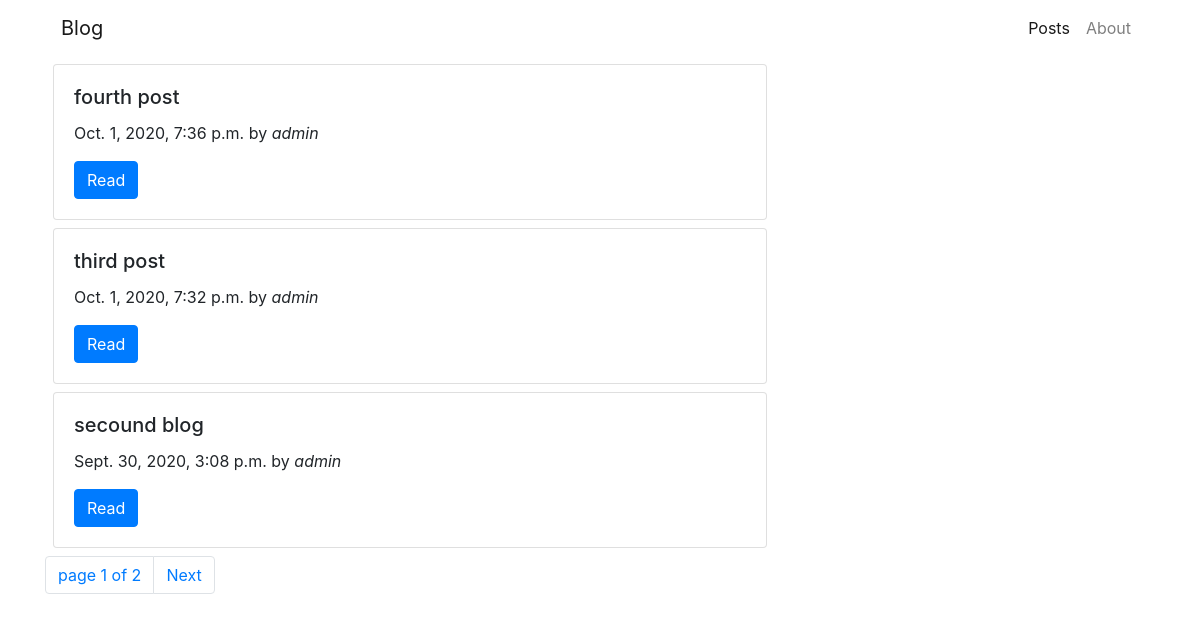
/posts/, run on the app's committed database.
### Blog/models.py (models this page shows, shortened)
class Post(models.Model):
    STATUS_CHOICE = (('draft','Draft'),('published','Published'))
    title   = models.CharField(max_length=250)
    slug    = models.SlugField(max_length=250,unique_for_date='publish')
    author  = models.ForeignKey(User,on_delete=models.CASCADE)
    body    = models.TextField()
    publish = models.DateTimeField(default=timezone.now)
    created = models.DateTimeField(auto_now_add=True)
    updated = models.DateTimeField(auto_now=True)
    status  = models.CharField(max_length=10,
    choices=STATUS_CHOICE, default='draft')
    class Meta:
        ordering = ('-publish',)
    def get_absolute_url(self):
        return reverse(
        'Blog:post_details',args=[
            self.publish.year,self.publish.month,
            self.publish.day,self.slug]
        )

### Blog/views.py (the view)
# urls.py: path('posts/',PostListView.as_view(),name='post_list'),
class PostListView(ListView):
    queryset = Post.objects.filter(status='published')
    context_object_name = 'Posts'
    paginate_by     = 3
    template_name = 'Blog/post/list.html'

### Blog/templates/Blog/post/list.html
{% extends 'Blog/base.html' %} {% block content %} {% for post in Posts %}
<div class="card w-90 m-2 ml-0">
    <div class="card-body">
        <h5 class="card-title">{{post.title}}</h5>
        <p class="card-text">{{post.publish}} by <i>{{post.author}}</i> </p>
        <a href="{{post.get_absolute_url}}" class="btn btn-primary">Read</a>
    </div>
</div>
{% endfor %} {% include "Blog/post/pagination.html" with page=page_obj %} {% endblock %}

### data on the page
Post: title "fourth post", publish "Oct. 1, 2020, 7:36 p.m.", author "admin"
Post: title "third post", publish "Oct. 1, 2020, 7:32 p.m.", author "admin"
Post: title "secound blog", publish "Sept. 30, 2020, 3:08 p.m.", author "admin"

### other printed values
{{ page.number }} "1"
{{ page.paginator.num_pages }} "2"
